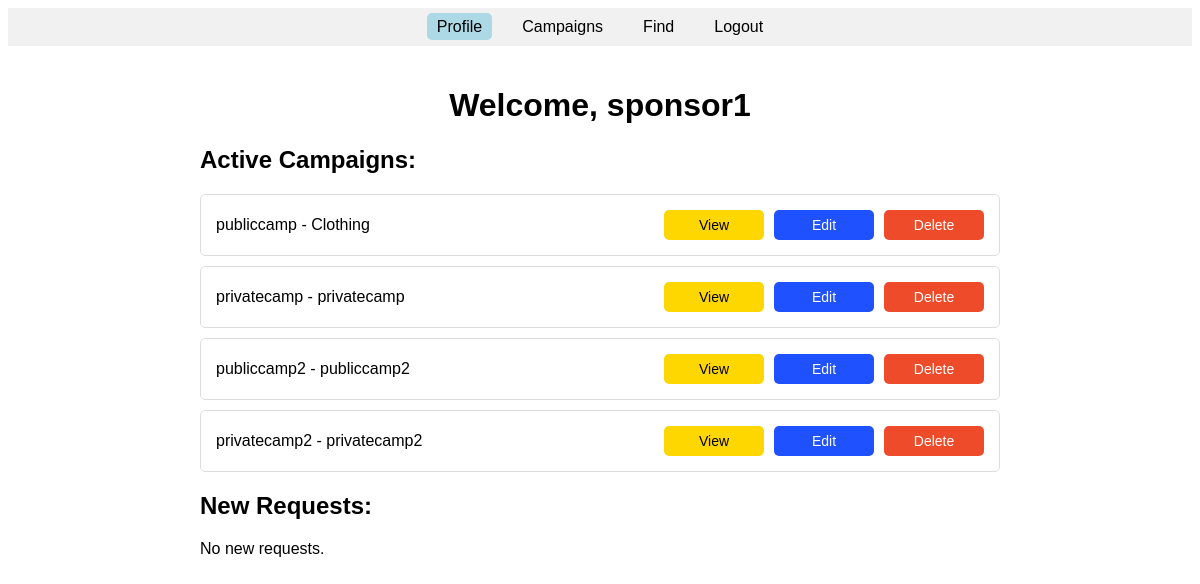
The app's page /sponsor/profile/sponsor1 (signed in) with its own data.
### models.py (models this page shows)
class User(db.Model):
    id = db.Column(db.Integer, primary_key=True)
    username = db.Column(db.String(80), unique=True, nullable=False)
    password = db.Column(db.String(128), nullable=False)
    user_type = db.Column(db.String(80), nullable=False)  # 'influencer' or 'sponsor'
    __mapper_args__ = {
        'polymorphic_identity': 'user',
        'polymorphic_on': user_type
    }

class Campaign(db.Model):
    id = db.Column(db.Integer, primary_key=True)
    title = db.Column(db.String(100), nullable=False)
    description = db.Column(db.Text, nullable=False)
    image = db.Column(db.String(200))
    niche = db.Column(db.String(50), nullable=False)
    date = db.Column(db.Date, nullable=False)
    sponsor_id = db.Column(db.Integer, db.ForeignKey('sponsor.id'), nullable=False)
    budget = db.Column(db.Float, nullable=True)
    visibility = db.Column(db.String(10), nullable=False, default='public')
    sponsor = db.relationship('Sponsor', backref='campaigns')

### main.py (the view)
@app.route('/sponsor/profile/<string:username>')
def sponsor_profile(username):
    print(session)
    if 'logged_in' in session and session.get('user_type') == 'sponsor':
        username = session.get('username')
        sponsor = Sponsor.query.filter_by(username=username).first()
        if sponsor:
            active_campaigns = Campaign.query.filter_by(sponsor_id=sponsor.id).order_by(Campaign.date.desc()).all()
            ad_requests = AdRequest.query.join(Campaign).filter(
            Campaign.sponsor_id == sponsor.id,
            AdRequest.status == 'Pending',
            Campaign.visibility == 'public'  # Filter for public campaigns
        ).all()
            influencer_ids = {req.influencer_id for req in ad_requests if req.influencer_id}
            influencers = Influencer.query.filter(Influencer.id.in_(influencer_ids)).all()
            influencer_names = {influencer.id: influencer.username for influencer in influencers}
            active_campaigns = Campaign.query.filter_by(sponsor_id=sponsor.id).all()  # Updated filter
            return render_template(
                'sponsor_profile.html',
                username=username,
                campaigns=active_campaigns,
                ad_requests=ad_requests,
                influencers=influencers,
                influencer_names=influencer_names,
                sponsor=sponsor,
                active_campaigns=active_campaigns,
                date=date
            )
        else:
            flash('Error: Sponsor not found.', 'error')
            return redirect(url_for('user_login'))
    else:
        return redirect(url_for('user_login'))

### templates/sponsor_profile.html (shortened to what this page needs)
<!DOCTYPE html>
<html lang="en">
<head>
</head>
<body>
    <header>
        <nav>
            <ul>
                <li><a href="{{ url_for('sponsor_profile',username=username) }}" class="active">Profile</a></li>
                <li><a href="{{ url_for('sponsor_campaigns') }}">Campaigns</a></li>
                <li><a href="{{ url_for('sponsor_find_page') }}">Find</a></li>
                <li><a href="{{ url_for('logout') }}">Logout</a></li>
            </ul>
        </nav>
    </header>
    <main>
        <h1>Welcome, {{ username }}</h1>
        <section class="active-campaigns">
                <h2>Active Campaigns:</h2>
                {% if campaigns %}
                <ul>
                    {% for campaign in campaigns %}
                        <li>
                            <span>{{ campaign.title }} - {{ campaign.niche }}</span>
                            <div class="actions">
                                <button class="view" onclick="viewCampaignDetails('{{ campaign.id }}')">View</button>
                                <button class="edit" onclick="openEditModal('{{ campaign.id }}', '{{ campaign.title }}', '{{ campaign.description }}', '{{ campaign.date.strftime('%Y-%m-%d') }}', '{{ campaign.budget }}')">Edit</button>
                                <form method="POST" action="{{ url_for('delete_campaign', campaign_id=campaign.id) }}" style="display: inline-block;">
                                    <button type="submit" class="delete" onclick="return confirm('Are you sure you want to delete this campaign?')">Delete</button>
                                </form>
                            </div>
                        </li>
                    {% endfor %}
                </ul>
            {% else %}
                <p>No campaigns found.</p>
            {% endif %}
            </section>
            <section class="new-requests">
                <h2>New Requests:</h2>
                {% if ad_requests %}
                    {% for ad_request in ad_requests %}
                        <div class="request">
                            <span>
                                Campaign: {{ ad_request.campaign.title }} |
                                Influencer:
                                {% if ad_request.influencer_id in influencer_names %}
                                    {{ influencer_names[ad_request.influencer_id] }}
                                {% else %}
                                    None
                                {% endif %}
                            </span>
                            <div class="actions">
                                <button class="view" onclick="viewCampaignDetails('{{ ad_request.campaign.id }}')">View</button>
                                <form method="POST" action="{{ url_for('sponsor_accept_ad_request', request_id=ad_request.id) }}" style="display: inline-block;">
                                    <button type="submit" class="accept" name="accept">Accept</button>
                                </form>
                                <form method="POST" action="{{ url_for('sponsor_reject_ad_request', request_id=ad_request.id) }}" style="display: inline-block;">
                                    <button type="submit" class="reject" name="reject" onclick="return confirm('Are you sure you want to reject this request?')">Reject</button>
                                </form>
                            </div>
                        </div>
                    {% endfor %}
                {% else %}
                    <p>No new requests.</p>
                {% endif %}
              </section>
    </main>
</body>
</html>

### templates/sponsor_profile.html (style rules this page uses)
body { font-family: Arial, sans-serif; }
header { background-color: #f1f1f1; padding: 10px 0; }
nav ul { list-style: none; padding: 0; margin: 0; display: flex; justify-content: center; }
nav ul li { margin: 0 10px; }
nav ul li a { text-decoration: none; color: black; padding: 5px 10px; }
nav ul li a.active { background-color: lightblue; border-radius: 5px; }
main { padding: 20px; max-width: 800px; margin: 0 auto; }
h1 { text-align: center; }
section { margin-top: 20px; }
button.view { background-color: #FFD700; }
button[type="submit"] { background-color: #EE4B2B; color: white; padding: 5px 35px; height: 30px; border: none; border-radius: 5px; cursor: pointer; font-size: 14px; width: 100%; margin-left: 0px; }
.active-campaigns ul { list-style: none; padding: 0; }
.active-campaigns li { background-color: #fff; border: 1px solid #ddd; margin-bottom: 10px; padding: 15px; display: flex; justify-content: space-between; align-items: center; border-radius: 5px; }
.active-campaigns .actions { display: flex; }
.active-campaigns .actions button, .active-campaigns .actions form button { color: #fff; padding: 7px 15px; border: none; border-radius: 5px; cursor: pointer; margin-left: 10px; width: 100px; text-align:center; font-size:14px; }
.active-campaigns .actions button.view { background-color: #FFD700; color: #000; }
.active-campaigns .actions button.edit { background-color: #1F51FF; }
.active-campaigns .actions form button[type="submit"] { background-color: #EE4B2B; color: #fff; height:30px; }

### records on screen
User: username "sponsor1"
Campaign: title "publiccamp", niche "Clothing"
Campaign: title "privatecamp", niche "privatecamp"
Campaign: title "publiccamp2", niche "publiccamp2"
Campaign: title "privatecamp2", niche "privatecamp2"
